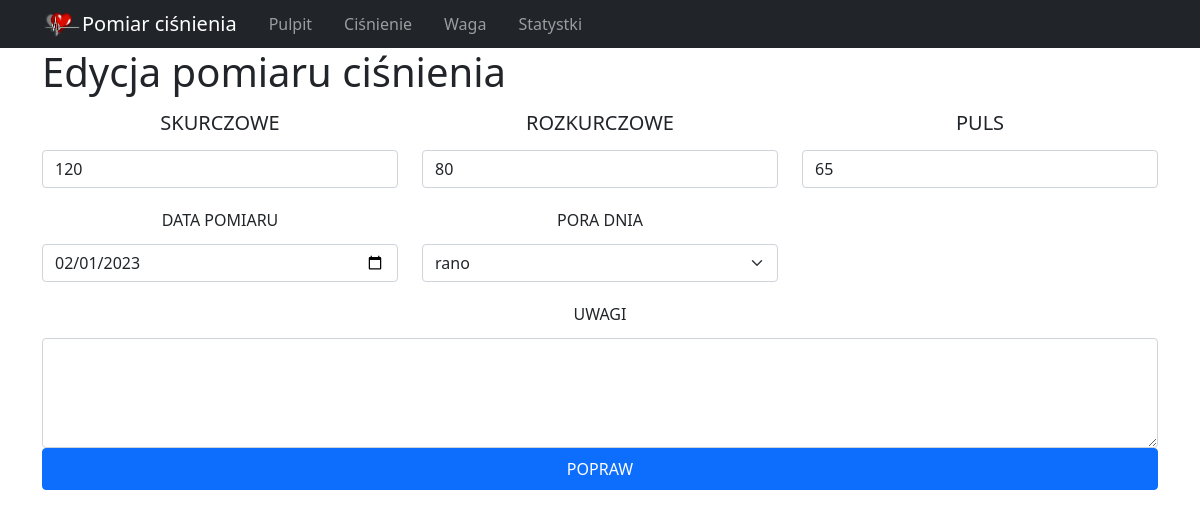
/edit_pressure/12, run on an earlier commit of the app's database.
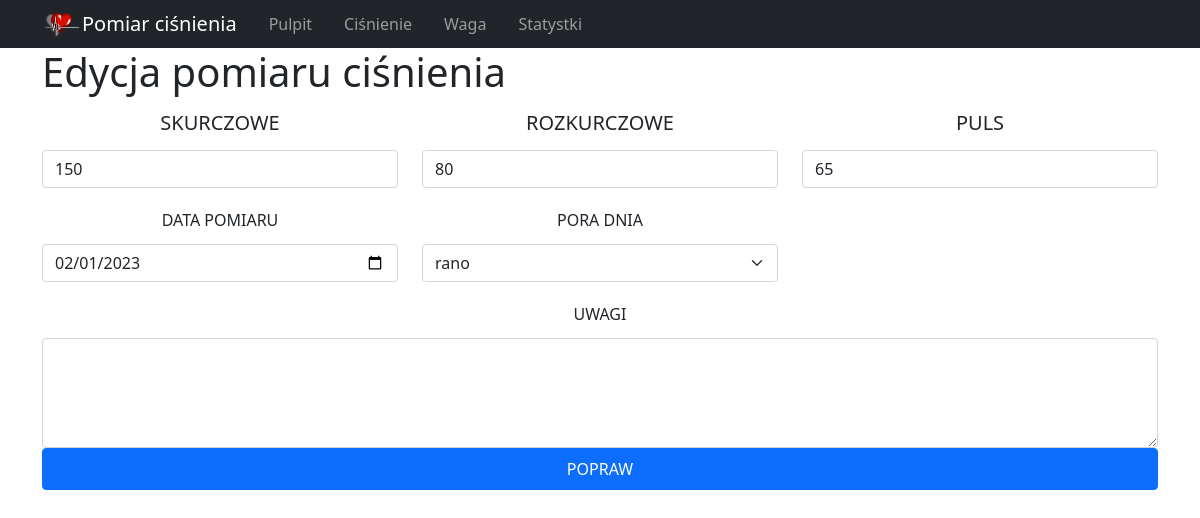
And on a later commit of the database.
### tables this page shows
CREATE TABLE blood_pressure(id integer primary key autoincrement, upper_pressure int, down_pressure int, pressure int, date_of_pressure date not null default(date()), description text, time_of_day VARCHAR(10));

### app.py (the view, shortened to what this page needs)
@app.route('/edit_pressure/<int:pressure_id>', methods=['GET', 'POST'])
def edit_pressure(pressure_id):
  db = get_db()
  if request.method == 'GET':
    sql_statment = 'select id, upper_pressure, down_pressure, pressure, date_of_pressure, description from blood_pressure where id=?;'
    cur = db.execute(sql_statment, [pressure_id])
    notif_obj = cur.fetchone()
    if notif_obj == None:
      return redirect(url_for('pressure_history'))
    else:
      return render_template('edit_pressure.html', active_menu='history', notif_obj=notif_obj)

### app.py (called while the page is built)
def get_db():
  if not hasattr(g, 'sqlite_db'):
    conn = sqlite3.connect(app_info['db_file'])
    conn.row_factory = sqlite3.Row
    g.sqlite_db = conn
  return g.sqlite_db

### templates/edit_pressure.html (shortened to what this page needs)
{% extends 'base.html' %} {% block content %}
<div class="container">
  <div class="row">
    <div class="col">
      <h1>Edycja pomiaru ciśnienia</h1>
    </div>
  </div>
  <form
    action="{{url_for('edit_pressure', pressure_id=notif_obj.id)}}"
    method="POST"
  >
    <div class="row">
      <div class="col-sm-4">
        <div>
          <label
            for="upper_pressure"
            class="form-label text-uppercase fs-5 text-center w-100 py-1 px-auto"
            >Skurczowe</label
          >
          <input
            type="number"
            name="upper_pressure"
            value="{{notif_obj.upper_pressure}}"
            class="form-control"
            required
          />
        </div>
      </div>
      <div class="col-sm-4">
        <div>
          <label
            for="down_pressure"
            class="form-label text-uppercase fs-5 text-center w-100 py-1 px-auto"
            >Rozkurczowe</label
          >
          <input
            type="number"
            name="down_pressure"
            value="{{notif_obj.down_pressure}}"
            class="form-control"
            required
          />
        </div>
      </div>
      <div class="col-sm-4">
        <div>
          <label
            for="pressure"
            class="form-label text-uppercase fs-5 text-center w-100 py-1 px-auto"
            >Puls</label
          >
          <input
            type="number"
            name="pressure"
            value="{{notif_obj.pressure}}"
            class="form-control"
            required
          />
        </div>
      </div>
    </div>
    <div class="row mt-3">
      <div class="col-sm-4">
        <div>
          <label
            for="date_of_pressure"
            class="form-label text-uppercase fs-6 text-center w-100 py-1"
            >Data pomiaru</label
          >
          <input
            type="date"
            name="date_of_pressure"
            value="{{notif_obj.date_of_pressure}}"
            class="form-control"
          />
        </div>
      </div>
      <div class="col-sm-4">
        <div>
          <label
            for="time_of_day"
            class="form-label text-uppercase fs-6 text-center w-100 py-1"
            >Pora dnia</label
          >
          <select name="time_of_day" id="time_of_day" class="form-select">
            <option value="rano">rano</option>
          </select>
        </div>
      </div>
    </div>
    <div class="row mt-3">
      <div class="col">
        <label
          for="description"
          class="form-label text-uppercase fs-6 text-center w-100 py-1"
          >Uwagi</label
        >
        <textarea
          name="description"
          id="description"
          cols="30"
          rows="4"
          class="form-control"
        >
{{notif_obj.description}}</textarea
        >
      </div>
    </div>
    <input
      type="submit"
      value="Popraw"
      class="btn btn-primary w-100 text-uppercase py-2"
    />
  </form>
</div>
{% endblock %}

What changed in the data, as far as the page shows it:
changed blood_pressure: upper_pressure "120" → "150"
